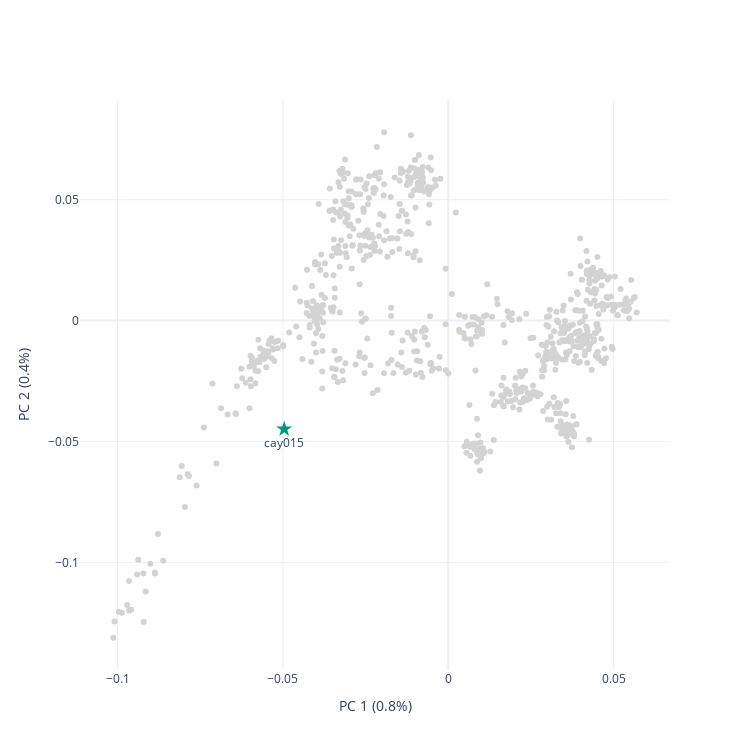

Notebook cell for this chart:
### Code cell
modern_list = CAYONU_RESULTS / "modern.poplist.txt"
modern_populations = pd.Series([pop.strip() for pop in modern_list.open()])

pca = from_smartpca(
    CAYONU_RESULTS / "HO-Cayonu.evec",
    CAYONU_RESULTS / "HO-Cayonu.eval"
)
plt(pca)

### Figure 1 — Plotly figure (JSON) as saved in the notebook; plotly's stock layout.template omitted (floating-point values rounded to 4 significant figures; data arrays with more than 128 entries replaced by an {"elided": "..."} marker saying what was removed)
{"data": [{"customdata": {"elided": "766x2 str values"}, "hovertemplate": "Sample: %{customdata[0]}<br>Population: %{customdata[1]}", "marker": {"color": "lightgray"}, "mode": "markers", "x": {"elided": "766 float values"}, "y": {"elided": "766 float values"}, "type": "scatter"}, {"customdata": {"elided": "766x2 str values"}, "marker": {"color": "rgb(0, 150, 130)", "size": 12, "symbol": "star"}, "mode": "markers+text", "text": ["cay015"], "textposition": ["bottom center"], "x": [-0.0496], "y": [-0.0449], "type": "scatter"}], "layout": {"xaxis": {"title": {"text": "PC 1 (0.8%)"}}, "yaxis": {"title": {"text": "PC 2 (0.4%)"}}, "height": 750, "width": 750, "showlegend": false}}
